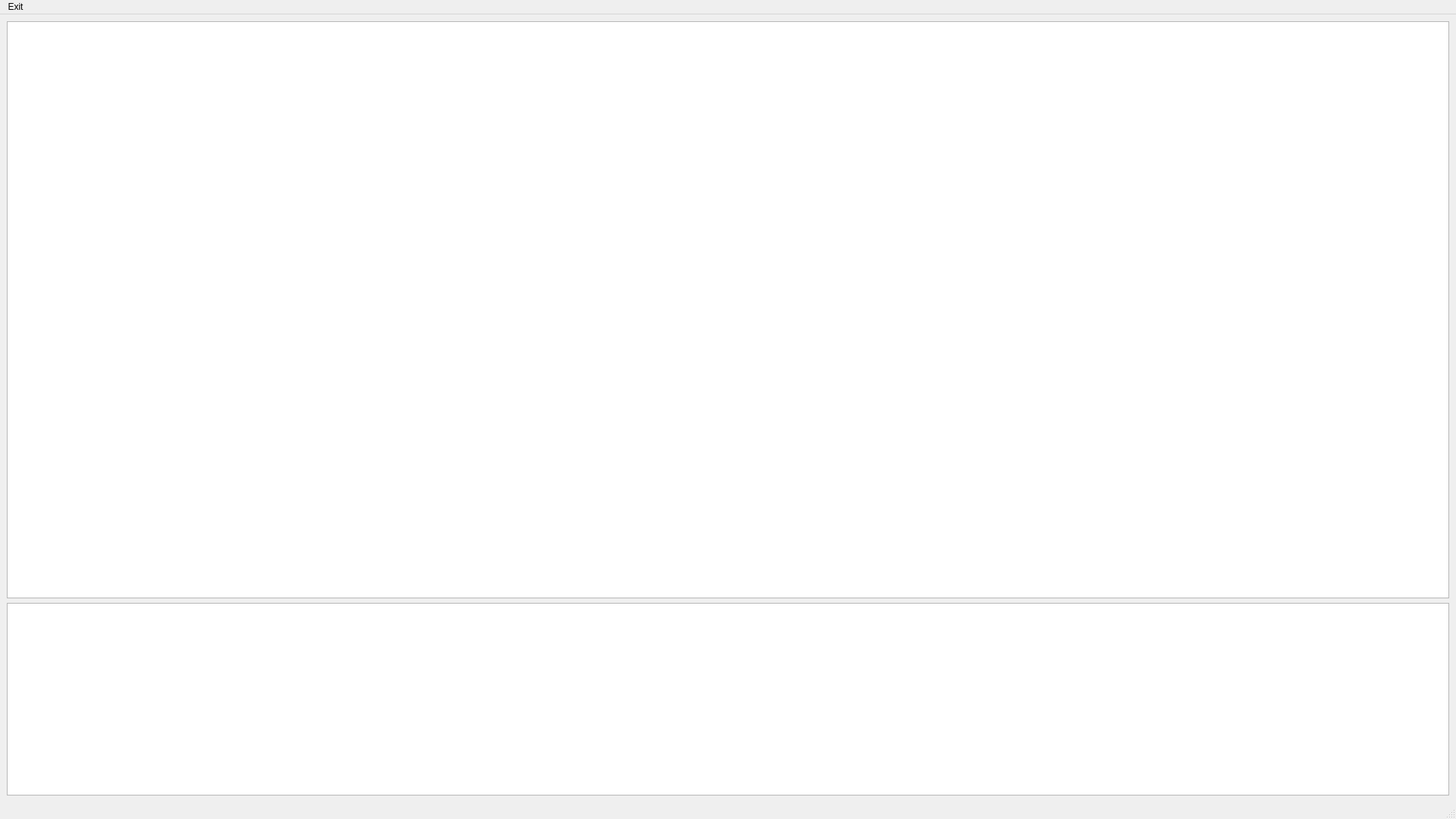
<?xml version="1.0" encoding="UTF-8"?>
<ui version="4.0">
 <class>MainWindow</class>
 <widget class="QMainWindow" name="MainWindow">
  <property name="geometry">
   <rect>
    <x>0</x>
    <y>0</y>
    <width>1920</width>
    <height>1080</height>
   </rect>
  </property>
  <property name="windowTitle">
   <string>MainWindow</string>
  </property>
  <widget class="QWidget" name="mainwidget">
   <layout class="QVBoxLayout" name="verticalLayout" stretch="3,1">
    <item>
     <widget class="QPlainTextEdit" name="outputTextbox"/>
    </item>
    <item>
     <widget class="QPlainTextEdit" name="inputTextbox"/>
    </item>
   </layout>
  </widget>
  <widget class="QMenuBar" name="menubar">
   <property name="geometry">
    <rect>
     <x>0</x>
     <y>0</y>
     <width>1920</width>
     <height>21</height>
    </rect>
   </property>
   <widget class="QMenu" name="menuExit">
    <property name="title">
     <string>Exit</string>
    </property>
   </widget>
   <addaction name="menuExit"/>
  </widget>
  <widget class="QStatusBar" name="statusbar"/>
 </widget>
 <resources/>
 <connections/>
</ui>
